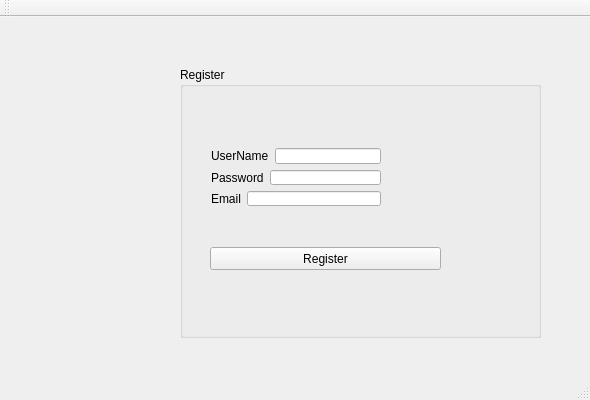
<?xml version="1.0" encoding="UTF-8"?>
<ui version="4.0">
 <class>qtmeClass</class>
 <widget class="QMainWindow" name="qtmeClass">
  <property name="geometry">
   <rect>
    <x>0</x>
    <y>0</y>
    <width>590</width>
    <height>400</height>
   </rect>
  </property>
  <property name="windowTitle">
   <string>qtme</string>
  </property>
  <widget class="QWidget" name="centralWidget">
   <widget class="QGroupBox" name="groupBox">
    <property name="geometry">
     <rect>
      <x>180</x>
      <y>50</y>
      <width>361</width>
      <height>271</height>
     </rect>
    </property>
    <property name="title">
     <string>Register</string>
    </property>
    <widget class="QPushButton" name="pushButton_register">
     <property name="geometry">
      <rect>
       <x>30</x>
       <y>180</y>
       <width>231</width>
       <height>23</height>
      </rect>
     </property>
     <property name="text">
      <string>Register</string>
     </property>
    </widget>
    <widget class="QWidget" name="layoutWidget">
     <property name="geometry">
      <rect>
       <x>20</x>
       <y>70</y>
       <width>192</width>
       <height>80</height>
      </rect>
     </property>
     <layout class="QVBoxLayout" name="verticalLayout">
      <item>
       <layout class="QHBoxLayout" name="horizontalLayout">
        <item>
         <widget class="QLabel" name="label">
          <property name="text">
           <string>UserName</string>
          </property>
         </widget>
        </item>
        <item>
         <widget class="QLineEdit" name="line_username"/>
        </item>
       </layout>
      </item>
      <item>
       <layout class="QHBoxLayout" name="horizontalLayout_2">
        <item>
         <widget class="QLabel" name="label_2">
          <property name="text">
           <string>Password</string>
          </property>
         </widget>
        </item>
        <item>
         <widget class="QLineEdit" name="line_password"/>
        </item>
       </layout>
      </item>
      <item>
       <layout class="QHBoxLayout" name="horizontalLayout_3">
        <item>
         <widget class="QLabel" name="label_3">
          <property name="text">
           <string>Email</string>
          </property>
         </widget>
        </item>
        <item>
         <widget class="QLineEdit" name="line_email"/>
        </item>
       </layout>
      </item>
     </layout>
    </widget>
   </widget>
  </widget>
  <widget class="QMenuBar" name="menuBar">
   <property name="geometry">
    <rect>
     <x>0</x>
     <y>0</y>
     <width>590</width>
     <height>21</height>
    </rect>
   </property>
  </widget>
  <widget class="QToolBar" name="mainToolBar">
   <attribute name="toolBarArea">
    <enum>TopToolBarArea</enum>
   </attribute>
   <attribute name="toolBarBreak">
    <bool>false</bool>
   </attribute>
  </widget>
  <widget class="QStatusBar" name="statusBar"/>
 </widget>
 <layoutdefault spacing="6" margin="11"/>
 <resources>
  <include location="qtme.qrc"/>
 </resources>
 <connections/>
</ui>
